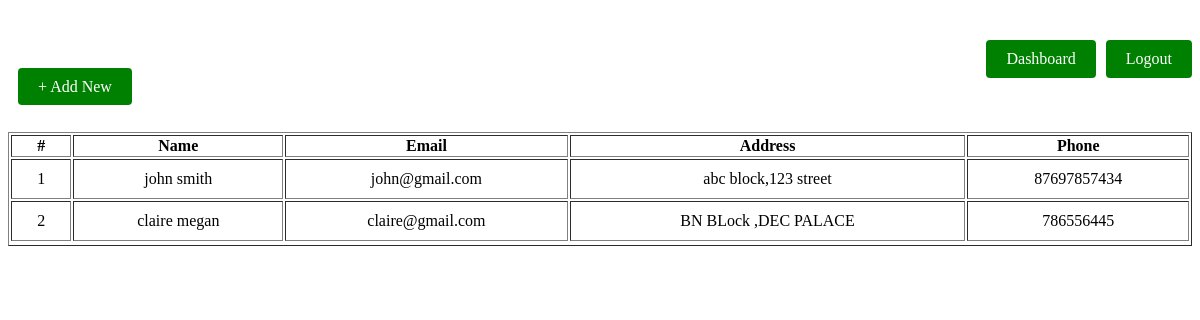
The page /parent_list.php on the database its author committed.
### tables this page shows
CREATE TABLE `parentdetails` (
  `parent_id` int NOT NULL,
  `pa_firstname` varchar(50) NOT NULL,
  `pa_lastname` varchar(50) NOT NULL,
  `pa_email` varchar(50) NOT NULL,
  `pa_address` text NOT NULL,
  `pa_phone` varchar(13) NOT NULL
);

### parent_list.php (the view, shortened to what this page needs)
<?php
  include 'dbcon/dbcon.php';
?>
<!DOCTYPE html>
<html>
<head>
	<link rel="stylesheet" type="text/css" href="style.css">
</head>
<body>
	<div class="mt-40">
	    <div style="text-align:right" class="mt-40">
	        <div style="display:flex;justify-content:end">
	            <a href="dashboard.php" style="text-decoration:none;margin-right:10px;">Dashboard</a>
	            <a href="logout.php" style="text-decoration:none;">Logout</a>
	        </div>
	    </div>
		<a href="add_teacher.php" class="m-10" style="text-decoration:none">+ Add New</a><br><br><br>
		<table style="width:100%;" border="1">
			<thead>
				<tr>
					<th>#</th>
					<th>Name</th>
					<th>Email</th>
					<th>Address</th>
					<th>Phone</th>
				</tr>
			</thead>
			<tbody>
				<?php
                 $qry=mysqli_query($dbcon,"SELECT * FROM parentdetails");
                 if($qry){
                 	$sno=1;
                 	$rows=mysqli_num_rows($qry);
                 	if($rows > 0){
                 		while($arr=mysqli_fetch_assoc($qry)){
                ?>
                    <tr>
                    	<td><?= $sno;?></td>
                    	<td><?= $arr['pa_firstname'].' '.$arr['pa_lastname'];?></td>
                    	<td><?= $arr['pa_email'];?></td>
                    	<td><?= $arr['pa_address'];?></td>
                    	<td><?= $arr['pa_phone'];?></td>
                    </tr>
                <?php
                   $sno++;
                 		}
                 	?>
                 	<?php
                 	}
                 }
				?>
			</tbody>
		</table>
	</div>
</body>
</html>

### style.css (style rules this page uses)
table tbody tr td { text-align: center; padding:10px; }
input[type="submit"],a { background-color:green; color: white; padding: 10px 20px; border: none; border-radius: 4px; cursor: pointer; font-size: 16px; }
.m-10 { margin:10px; }
.mt-40 { margin-top:40px; }

### rows shown on the page
parentdetails: pa_firstname "john", pa_lastname "smith", pa_email "john@gmail.com", pa_address "abc block,123 street", pa_phone "87697857434"
parentdetails: pa_firstname "claire", pa_lastname "megan", pa_email "claire@gmail.com", pa_address "BN BLock ,DEC PALACE", pa_phone "786556445"
